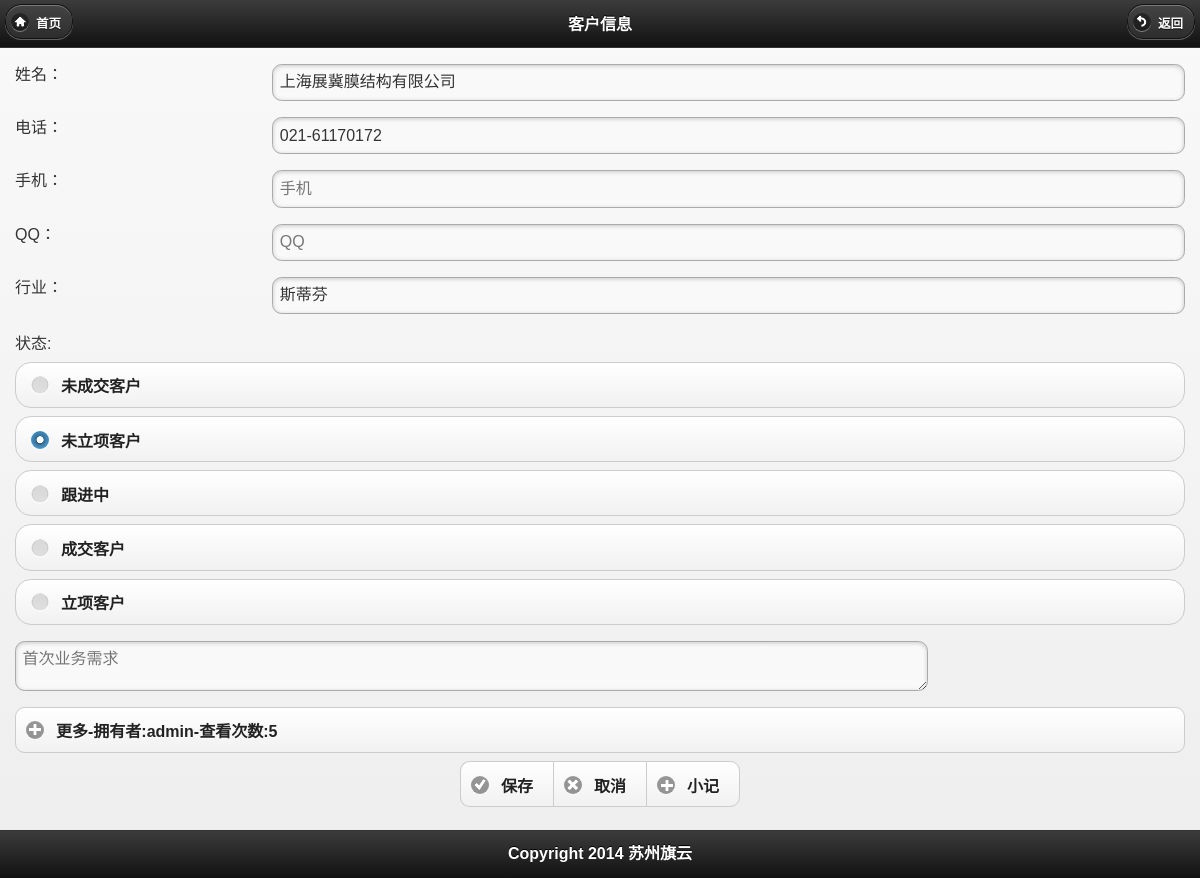
The page /customer/mcustomer_add.php?act=mod2&id=160 (signed in) on the database its author committed.
### tables this page shows
CREATE TABLE `crm_customer` (
  `id` int(6) NOT NULL auto_increment,
  `name` varchar(100) NOT NULL,
  `addr` varchar(100) NOT NULL,
  `tel` varchar(50) NOT NULL,
  `mobile` varchar(50) NOT NULL,
  `qq` varchar(50) NOT NULL,
  `website` varchar(50) default NULL,
  `httpurl` varchar(50) NOT NULL,
  `fax` varchar(50) NOT NULL,
  `email` varchar(50) NOT NULL,
  `dateline` datetime NOT NULL,
  `area` int(5) NOT NULL,
  `industry` int(5) NOT NULL,
  `services` varchar(200) NOT NULL,
  `rank` int(4) NOT NULL,
  `managerid` varchar(50) default NULL,
  `msn` varchar(100) default NULL,
  `skype` varchar(100) default NULL,
  `source` varchar(10) default NULL,
  `level` varchar(10) default NULL,
  `createTime` datetime default NULL,
  `updateTime` datetime default NULL,
  `createUser` varchar(20) default NULL,
  `star` varchar(2) default NULL,
  `viewcount` int(6) default '0',
  PRIMARY KEY  (`id`)
);

CREATE TABLE `crm_industry` (
  `id` int(6) NOT NULL auto_increment,
  `fid` int(6) NOT NULL,
  `name` varchar(50) NOT NULL,
  `dateline` datetime NOT NULL,
  `rank` int(6) NOT NULL,
  PRIMARY KEY  (`id`)
);

### inc/conn.php (called while the page is built, shortened)
<?php
$dbhost = "127.0.0.1";
$dbuser = "root";
require_once 'db_function.php';
require_once 'function.php';
$db = new db_mysql();
?>

### inc/db_function.php (called while the page is built, shortened)
<?php
class db_mysql {
	private $link_id = NULL;
	function __construct() {
		$this->debug = false;
	}
	function connect($dbhost, $dbuser, $dbpwd, $dbname = '', $dbcharset = 'utf8', $pconnect = 0) {
		if ($pconnect) {
			if (! $this->link_id = mysql_pconnect ( $dbhost, $dbuser, $dbpwd )) {
				$this->ErrorMsg ();
			}
		} else {
			if (! $this->link_id = mysql_connect ( $dbhost, $dbuser, $dbpwd, 1 )) {
				$this->ErrorMsg ();
			}
		}
	}
	function query($sql) {
		if (! ($query = mysql_query ( $sql, $this->link_id ))) {
			$this->ErrorMsg ();
			return false;
		} else {
			return $query;
		}
	}
	function getList($sql) {
		$res = $this->query ( $sql );
		if ($res !== false) {
			$arr = array ();
			while ( $row = mysql_fetch_assoc ( $res ) ) {
				$arr [] = $row;
			}
			return $arr;
		} else {
			return false;
		}
	}
	function getOneRow($sql) {
		$res = $this->query ( $sql );
		if ($res !== false) {
			return mysql_fetch_assoc ( $res );
		} else {
			return false;
		}
	}
}
?>

### customer/mcustomer_add.php (the view, shortened to what this page needs)
<?php
require_once '../inc/const.php';
$id= getvar('id');
$id=empty($id)?0:$id;
$industry= getvar('industry');
$act = getvar("act");
$act = empty($act) ? "add2" : $act;
$sql = get_sql("select * from {pre}customer where id=".$id." order by id");
$list = $db->getonerow($sql);
$industry = empty($industry) ? $list['industry'] : $industry;
?>
<!DOCTYPE html PUBLIC "-//W3C//DTD XHTML 1.0 Transitional//EN" "http://www.w3.org/TR/xhtml1/DTD/xhtml1-transitional.dtd">
<html xmlns="http://www.w3.org/1999/xhtml">
<head>
<link rel="stylesheet" href="../jquerymobile/jquery.mobile-1.3.2.min.css">
<body>
<form method="post" action="./customer_ok.php?act=<?php echo $act ?>"  data-ajax="false" >
<div data-role="page" id="page1">
		<div data-role="header" data-position="fixed">
		<a href="../cm.php" data-icon="home"  data-ajax="false" >首页</a><h1>客户信息</h1><a  data-ajax="false"  href="./mcustomer_list.php?industry=<?php echo $industry;?>" data-icon="back">返回</a>
	</div>
    <div data-role="content" style="margin-top:0px;padding-top:0px;">
  <div data-role="fieldcontain">
    <label for="name">姓名：</label>
    <input type="text" name="name" id="name" value="<?php echo $list['name']?>" placeholder="你的姓名是？">
    </div>
     <div data-role="fieldcontain">
    <label for="name">电话：</label>
    <input name="tel" type="text" id="tel"  value="<?php echo $list['tel']?>"  placeholder="电话"/>
    </div>
    <div data-role="fieldcontain">
    <label for="name">手机：</label>
    <input name="mobile" type="text" id="mobile"  value="<?php echo $list['mobile']?>"  placeholder="手机" />
    </div>
     <div data-role="fieldcontain">
    <label for="name">QQ：</label>
        <input name="qq" type="text" id="qq"  value="<?php echo $list['qq']?>"  placeholder="QQ" />
    </div>
  <div data-role="fieldcontain">
    <label for="name">行业：</label>
    <input name="addr" type="text" id="addr" size="50" value="<?php echo $list['addr']?>"  placeholder="行业"/>
    </div>
     <div data-role="fieldcontain">
    <label for="colors">状态:</label>
        <?php getCategoryRadio("industry",$industry); ?>
  </div>
     <div data-role="fieldcontain">
     	<textarea name="services" id="services" rows="10" placeholder="首次业务需求"><?php echo $list['services']?></textarea>
    </div>
  <fieldset data-role="collapsible">
        <legend>更多-拥有者:<?php echo $list['managerid']?>-查看次数:<?php echo $list['viewcount']?></legend>
</fieldset>
<div data-role="controlgroup" data-type="horizontal" align="center">
    	<input type="submit" data-inline="true" data-icon="check" value="保存">
    	<input type="reset" data-inline="true"  data-icon="delete" value="取消">
    	<input type="button" data-inline="true" onclick="location.href='mservice_add.php?act=mod&id=<?php echo $list['id']?>';"  data-icon="add" value="小记">
  </div>
  </div>
   <div data-role="footer" data-position="fixed" style="text-align:center;">
    		<h4>Copyright 2014 苏州旗云</h4>
  </div>
</div>
</form>
</body>
</html>

### inc/function.php (shortened to what this page needs)
<?
function getCategoryRadio($tablename,$select_id=0,$id = 0,$level = 0){
	global $db;
	$category_arr = $db->getList (get_sql( "SELECT * FROM {pre}$tablename WHERE 1=1 order by rank" ));
	foreach ( $category_arr as $category ) {
		$id = $category ['id'];
		$name = $category ['name'];
		$selected = $select_id==$id?'checked':'';
		echo "<input type=\"radio\" name=\"" . $tablename . "\" id='". $name ."'value=\"".$id."\" ".$selected."><label for=\"" . $name . "\">" . $name."</label>\n";
	}
}
function getvar($var){
	$result = isset($_GET[$var])?$_GET[$var]:$_POST[$var];
	$result = addslashes(trim($result));
	return $result;
}
function get_sql($sql_str){
	$sql_temp = str_replace('{pre}',$GLOBALS[databasePrefix],$sql_str);
	return $sql_temp;
}
?>

### rows shown on the page
crm_customer: name "上海展冀膜结构有限公司", tel "021-61170172", addr "斯蒂芬", managerid "admin", viewcount "5"
crm_industry: name "未成交客户"
crm_industry: name "未立项客户"
crm_industry: name "跟进中"
crm_industry: name "成交客户"
crm_industry: name "立项客户"
